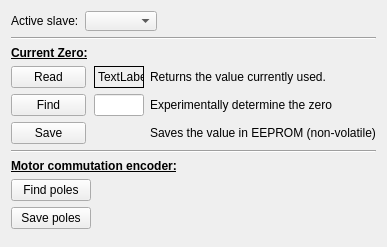
<?xml version="1.0" encoding="UTF-8"?>
<ui version="4.0">
 <class>W_Calibration</class>
 <widget class="QWidget" name="W_Calibration">
  <property name="geometry">
   <rect>
    <x>0</x>
    <y>0</y>
    <width>356</width>
    <height>247</height>
   </rect>
  </property>
  <property name="windowTitle">
   <string>Form</string>
  </property>
  <layout class="QVBoxLayout" name="verticalLayout">
   <item>
    <layout class="QGridLayout" name="gridLayout">
     <item row="0" column="0">
      <widget class="QLabel" name="label">
       <property name="maximumSize">
        <size>
         <width>16777215</width>
         <height>20</height>
        </size>
       </property>
       <property name="text">
        <string>Active slave:</string>
       </property>
      </widget>
     </item>
     <item row="0" column="1">
      <widget class="QComboBox" name="comboBox_slave">
       <property name="maximumSize">
        <size>
         <width>16777215</width>
         <height>20</height>
        </size>
       </property>
      </widget>
     </item>
     <item row="0" column="2">
      <spacer name="horizontalSpacer">
       <property name="orientation">
        <enum>Qt::Horizontal</enum>
       </property>
       <property name="sizeHint" stdset="0">
        <size>
         <width>40</width>
         <height>20</height>
        </size>
       </property>
      </spacer>
     </item>
    </layout>
   </item>
   <item>
    <widget class="Line" name="line_2">
     <property name="orientation">
      <enum>Qt::Horizontal</enum>
     </property>
    </widget>
   </item>
   <item>
    <layout class="QGridLayout" name="gridLayout_2">
     <item row="2" column="0">
      <widget class="QPushButton" name="pbCurrentFind">
       <property name="sizePolicy">
        <sizepolicy hsizetype="Preferred" vsizetype="Fixed">
         <horstretch>0</horstretch>
         <verstretch>0</verstretch>
        </sizepolicy>
       </property>
       <property name="minimumSize">
        <size>
         <width>75</width>
         <height>0</height>
        </size>
       </property>
       <property name="maximumSize">
        <size>
         <width>75</width>
         <height>75</height>
        </size>
       </property>
       <property name="baseSize">
        <size>
         <width>75</width>
         <height>0</height>
        </size>
       </property>
       <property name="text">
        <string>Find</string>
       </property>
      </widget>
     </item>
     <item row="0" column="0">
      <widget class="QLabel" name="label_19">
       <property name="text">
        <string>&lt;html&gt;&lt;head/&gt;&lt;body&gt;&lt;p&gt;&lt;span style=&quot; font-weight:600; text-decoration: underline;&quot;&gt;Current Zero:&lt;/span&gt;&lt;/p&gt;&lt;/body&gt;&lt;/html&gt;</string>
       </property>
      </widget>
     </item>
     <item row="2" column="2">
      <widget class="QLineEdit" name="lineEditCurrentFind">
       <property name="sizePolicy">
        <sizepolicy hsizetype="Fixed" vsizetype="Fixed">
         <horstretch>0</horstretch>
         <verstretch>0</verstretch>
        </sizepolicy>
       </property>
       <property name="minimumSize">
        <size>
         <width>50</width>
         <height>0</height>
        </size>
       </property>
       <property name="maximumSize">
        <size>
         <width>50</width>
         <height>16777215</height>
        </size>
       </property>
      </widget>
     </item>
     <item row="1" column="2">
      <widget class="QLabel" name="dispCurrentZero">
       <property name="sizePolicy">
        <sizepolicy hsizetype="Fixed" vsizetype="Preferred">
         <horstretch>0</horstretch>
         <verstretch>0</verstretch>
        </sizepolicy>
       </property>
       <property name="minimumSize">
        <size>
         <width>50</width>
         <height>0</height>
        </size>
       </property>
       <property name="maximumSize">
        <size>
         <width>50</width>
         <height>16777215</height>
        </size>
       </property>
       <property name="frameShape">
        <enum>QFrame::Box</enum>
       </property>
       <property name="text">
        <string>TextLabel</string>
       </property>
      </widget>
     </item>
     <item row="1" column="0">
      <widget class="QPushButton" name="pbCurrentRead">
       <property name="minimumSize">
        <size>
         <width>75</width>
         <height>0</height>
        </size>
       </property>
       <property name="maximumSize">
        <size>
         <width>75</width>
         <height>16777215</height>
        </size>
       </property>
       <property name="text">
        <string>Read</string>
       </property>
      </widget>
     </item>
     <item row="3" column="0">
      <widget class="QPushButton" name="pbCurrentSave">
       <property name="minimumSize">
        <size>
         <width>75</width>
         <height>0</height>
        </size>
       </property>
       <property name="maximumSize">
        <size>
         <width>75</width>
         <height>16777215</height>
        </size>
       </property>
       <property name="text">
        <string>Save</string>
       </property>
      </widget>
     </item>
     <item row="3" column="3" colspan="2">
      <widget class="QLabel" name="label_5">
       <property name="text">
        <string>Saves the value in EEPROM (non-volatile)</string>
       </property>
      </widget>
     </item>
     <item row="2" column="3" colspan="2">
      <widget class="QLabel" name="label_4">
       <property name="text">
        <string>Experimentally determine the zero</string>
       </property>
      </widget>
     </item>
     <item row="1" column="3" colspan="2">
      <widget class="QLabel" name="label_3">
       <property name="text">
        <string>Returns the value currently used.</string>
       </property>
      </widget>
     </item>
    </layout>
   </item>
   <item>
    <widget class="Line" name="line">
     <property name="orientation">
      <enum>Qt::Horizontal</enum>
     </property>
    </widget>
   </item>
   <item>
    <layout class="QGridLayout" name="gridLayout_3">
     <item row="1" column="0">
      <widget class="QPushButton" name="pbFindPoles">
       <property name="sizePolicy">
        <sizepolicy hsizetype="Preferred" vsizetype="Fixed">
         <horstretch>0</horstretch>
         <verstretch>0</verstretch>
        </sizepolicy>
       </property>
       <property name="minimumSize">
        <size>
         <width>75</width>
         <height>0</height>
        </size>
       </property>
       <property name="maximumSize">
        <size>
         <width>16777215</width>
         <height>75</height>
        </size>
       </property>
       <property name="baseSize">
        <size>
         <width>75</width>
         <height>0</height>
        </size>
       </property>
       <property name="text">
        <string>Find poles</string>
       </property>
      </widget>
     </item>
     <item row="1" column="1">
      <spacer name="horizontalSpacer_3">
       <property name="orientation">
        <enum>Qt::Horizontal</enum>
       </property>
       <property name="sizeHint" stdset="0">
        <size>
         <width>40</width>
         <height>20</height>
        </size>
       </property>
      </spacer>
     </item>
     <item row="2" column="0">
      <widget class="QPushButton" name="pbSavePoles">
       <property name="sizePolicy">
        <sizepolicy hsizetype="Preferred" vsizetype="Fixed">
         <horstretch>0</horstretch>
         <verstretch>0</verstretch>
        </sizepolicy>
       </property>
       <property name="minimumSize">
        <size>
         <width>75</width>
         <height>0</height>
        </size>
       </property>
       <property name="maximumSize">
        <size>
         <width>16777215</width>
         <height>75</height>
        </size>
       </property>
       <property name="baseSize">
        <size>
         <width>75</width>
         <height>0</height>
        </size>
       </property>
       <property name="text">
        <string>Save poles</string>
       </property>
      </widget>
     </item>
     <item row="0" column="0" colspan="2">
      <widget class="QLabel" name="label_2">
       <property name="text">
        <string>&lt;html&gt;&lt;head/&gt;&lt;body&gt;&lt;p&gt;&lt;span style=&quot; font-weight:600; text-decoration: underline;&quot;&gt;Motor commutation encoder:&lt;/span&gt;&lt;/p&gt;&lt;/body&gt;&lt;/html&gt;</string>
       </property>
      </widget>
     </item>
    </layout>
   </item>
   <item>
    <spacer name="verticalSpacer">
     <property name="orientation">
      <enum>Qt::Vertical</enum>
     </property>
     <property name="sizeHint" stdset="0">
      <size>
       <width>5</width>
       <height>5</height>
      </size>
     </property>
    </spacer>
   </item>
  </layout>
 </widget>
 <resources/>
 <connections/>
</ui>
